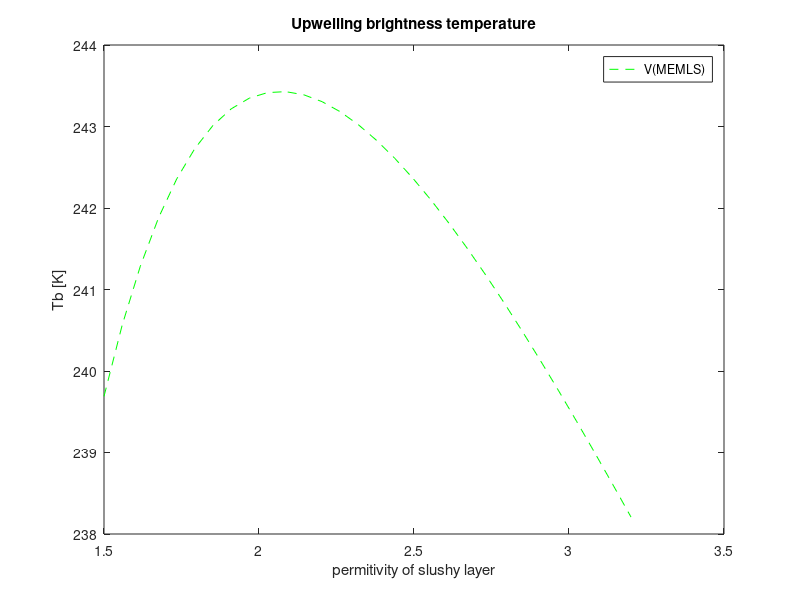

The MATLAB source for this figure:
function[] = epstune7 ()
% air: Z1 theta1 (1,1)
% --------------- R1 
% snow: T2,Z2 theta2 (epsi1,epsii1) ,L2
%----------------- R2
% slushy: T3, Z3 theta3 (epsi2,epsii2), L3
%----------------- R3
% ice: Z4 T4, theta4 (epsi3,epsii3)  
  
  epsi_step =30;
  
  epsi1 = 1.4;
  epsii1 = 0.01;

  
  epsi2 = linspace(1.5,3.2,epsi_step);
  epsii2 = 0.02;
  
  epsi3 = 3.2;
  epsii3 = 0.2;
  c = 2.99793;
  freq = 6.9;    
  lamd=c/(10*freq);

  d_snow = 0.2 ; % [m]
  d_slushy = 0.05 ; % [m]
  T2 = 250;
  T3 = 260;
  T4 = 264;
  for n = 1:epsi_step
    theta1 = 55/180*pi;
    theta2 = asin(sin(theta1)/sqrt(epsi1));
    theta3 = asin(sin(theta1)/sqrt(epsi2(n)));
    theta4 = asin(sin(theta1)/sqrt(epsi3));    
    
    Z1v = cos(theta1);
    Z1h = sec(theta1);
    Z2v = cos(theta2)/sqrt(epsi1);
    Z2h = sec(theta2)/sqrt(epsi1);
    Z3v = cos(theta3)/sqrt(epsi2(n));
    Z3h = sec(theta3)/sqrt(epsi2(n));
    Z4v = cos(theta4)/sqrt(epsi3);
    Z4h = sec(theta4)/sqrt(epsi3);

    R1v(n) = ((Z1v-Z2v)/(Z1v+Z2v))^2;
    R1h(n) = ((Z1h-Z2h)/(Z1h+Z2h))^2; 
    R2v(n) = ((Z2v-Z3v)/(Z2v+Z3v))^2;
    R2h(n)= ((Z2h-Z3h)/(Z2h+Z3h))^2;
    R3v(n) = ((Z3v-Z4v)/(Z3v+Z4v))^2;
    R3h(n)= ((Z3h-Z4h)/(Z3h+Z4h))^2;

    L2 = exp(4*pi/lamd*imag(sqrt(epsi1+i*epsii1))*d_snow*abs(sec(theta2)));
    L3 = exp(4*pi/lamd*imag(sqrt(epsi2(n)+i*epsii2))*d_slushy*abs(sec(theta3)))

    Sum_x1_h = 1/((1-R1h(n)*R2h(n)/L2^2));
    Sum_x1_v = 1/((1-R1v(n)*R2v(n)/L2^2))   ;
    Sum_x2_h = 1/((1-R2h(n)*R3h(n)/L3^2));
    Sum_x2_v = 1/((1-R2v(n)*R3v(n)/L3^2)); 
    
    Ts2 = T2*(1-1/L2);
    Ts3 = T3*(1-1/L3);    
    
    T2u_h(n) = (1-R1h(n))*Ts2*Sum_x1_h;
    T2u_v(n) = (1-R1v(n))*Ts2*Sum_x1_v;    
    T2D_h(n) = R2h(n)*(1-R1h(n))*Ts2*Sum_x1_h/L2;
    T2D_v(n) = R2v(n)*(1-R1v(n))*Ts2*Sum_x1_v/L2    
    
    T3u_h(n) = (1-R1h(n))* (1-R2h(n))*Ts3*Sum_x1_h*Sum_x2_h/L2;
    T3u_v(n) = (1-R1v(n))* (1-R2v(n))*Ts3*Sum_x1_v*Sum_x2_v/L2;
    T3D_h(n) = (1-R1h(n))* (1-R2h(n))*R3h(n)*Ts3*Sum_x1_h*Sum_x2_h/L2/L3;
    T3D_v(n) = (1-R1v(n))* (1-R2v(n))*R3v(n)*Ts3*Sum_x1_v*Sum_x2_v/L2/L3;
    
    T4u_h(n) = (1-R1h(n))* (1-R2h(n))*(1-R3h(n))*T4*Sum_x1_h*Sum_x2_h/L2/L3;
    T4u_v(n) = (1-R1v(n))* (1-R2v(n))*(1-R3v(n))*T4*Sum_x1_h*Sum_x2_h/L2/L3
    
    Tbh(n) = T2u_h(n)+T2D_h(n)+T3u_h(n)+T3D_h(n)+T4u_h(n);
    Tbv(n) = T2u_v(n)+T2D_v(n)+T3u_v(n)+T3D_v(n)+T4u_v(n);    
    
  end
%   figure
%   hold on
%   grid on
  plot(epsi2,Tbv,'r--'); 
  plot(epsi2,Tbh,'g--');
  legend('V','H');
  title('Upwelling brightness temperature');
  xlabel('permitivity of slushy layer');
ylabel('Tb [K]');
legend('V(MEMLS)','H(MEMLS)','V(Impedance)','H(Impedance)');

  hold off
